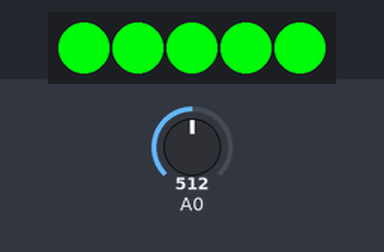
Bench run of a sketch on a simulated Arduino Uno, built with avr-gcc and run on an emulated ATmega328P. On the bench: 5 RGB LEDs in strip order, left to right. The inputs (shaded band) are chosen by the test bench; at power-on: A0 = 512. Dim RGB values are drawn brighter than linear.

Above: at 1.2 s.
1.3 s: A0 set to 716
At 1.9 s:
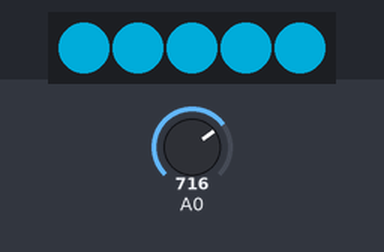
2.8 s: A0 set to 900
At 4.0 s:
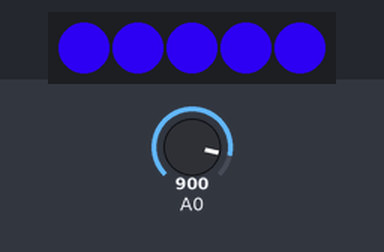
4.3 s: A0 set to 1023
At 5.4 s:
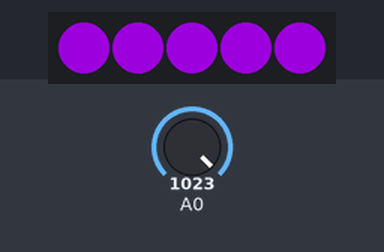
5.8 s: A0 set to 306
At 6.5 s:
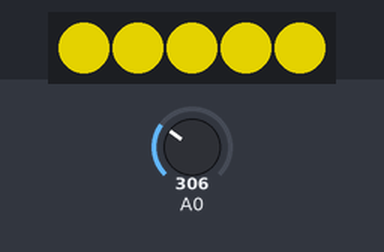
7.3 s: A0 set to 122
At 7.6 s:
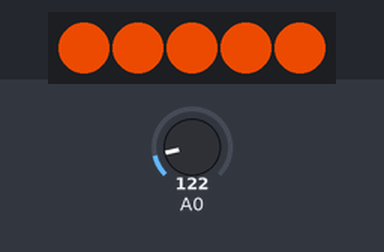
Timing chart, 0 to 9.8 s (numbered marks = the images above; inputs shaded):
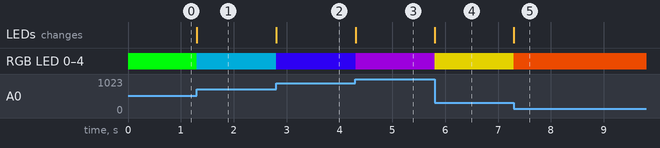

The sketch:

map_fsr_to_neopixels.ino
```cpp
// bibliothèque pour les leds
#include <FastLED.h>
#define NUM_LEDS 5 // préciser le nombre de leds

CRGBArray<NUM_LEDS> leds; //créer un tableau pour adresser chaque led individuellemtn


void setup() {
  FastLED.addLeds<NEOPIXEL, 6>(leds, NUM_LEDS); // initialiser le ruban sur la pin 6
}

void loop() {
  int fsrValue = analogRead(0); // lire la valeur analogique
  int hueValue = map(fsrValue, 0, 1023, 0, 200); // transformer notre valeur provenant du capteur en une valeur comprise entre 0 et 200.

  // on parcourt toutes les leds de notre rubant à l'aide d'une boucle fort
  for (int i = 0; i < NUM_LEDS; i++) {
    leds[i] = CHSV(hueValue, 255, 255); // on applique la teinte en utilisant le mode HSV
  }
  FastLED.show();// on actualise le ruban de led
}
```

Measured:
- after the input at 1.3 s, RGB LED 0–4: RGB(0, 245, 10) → RGB(0, 113, 143) at once; the LEDs: change at once (image 1)
- after the input at 2.8 s, RGB LED 0–4: RGB(0, 113, 143) → RGB(40, 0, 215) at once; the LEDs: change at once (image 2)
- after the input at 4.3 s, RGB LED 0–4: RGB(40, 0, 215) → RGB(106, 0, 150) at once; the LEDs: change at once (image 3)
- after the input at 5.8 s, RGB LED 0–4: RGB(106, 0, 150) → RGB(171, 157, 0) at once; the LEDs: change at once (image 4)
- after the input at 7.3 s, RGB LED 0–4: RGB(171, 157, 0) → RGB(194, 61, 0) at once; the LEDs: change at once (image 5)
